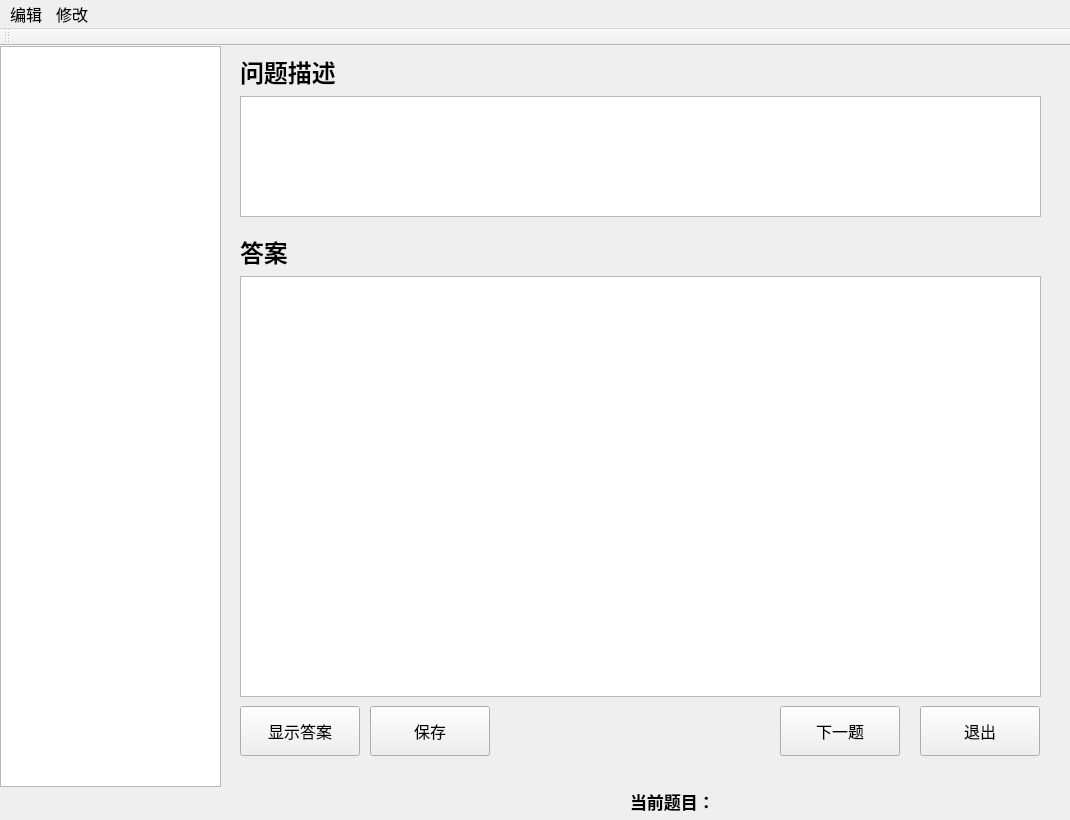
<?xml version="1.0" encoding="UTF-8"?>
<ui version="4.0">
 <class>MainWindow</class>
 <widget class="QMainWindow" name="MainWindow">
  <property name="geometry">
   <rect>
    <x>0</x>
    <y>0</y>
    <width>1070</width>
    <height>820</height>
   </rect>
  </property>
  <property name="windowTitle">
   <string>MainWindow</string>
  </property>
  <widget class="QWidget" name="centralWidget">
   <widget class="QTreeView" name="tView_note">
    <property name="geometry">
     <rect>
      <x>0</x>
      <y>0</y>
      <width>221</width>
      <height>741</height>
     </rect>
    </property>
    <property name="font">
     <font>
      <pointsize>13</pointsize>
      <weight>75</weight>
      <bold>true</bold>
     </font>
    </property>
   </widget>
   <widget class="QLabel" name="label_problem">
    <property name="geometry">
     <rect>
      <x>240</x>
      <y>10</y>
      <width>121</width>
      <height>31</height>
     </rect>
    </property>
    <property name="font">
     <font>
      <pointsize>18</pointsize>
      <weight>75</weight>
      <bold>true</bold>
     </font>
    </property>
    <property name="text">
     <string>问题描述</string>
    </property>
   </widget>
   <widget class="QTextEdit" name="txtProblem">
    <property name="geometry">
     <rect>
      <x>240</x>
      <y>50</y>
      <width>801</width>
      <height>121</height>
     </rect>
    </property>
    <property name="font">
     <font>
      <pointsize>12</pointsize>
     </font>
    </property>
    <property name="html">
     <string>&lt;!DOCTYPE HTML PUBLIC &quot;-//W3C//DTD HTML 4.0//EN&quot; &quot;http://www.w3.org/TR/REC-html40/strict.dtd&quot;&gt;
&lt;html&gt;&lt;head&gt;&lt;meta name=&quot;qrichtext&quot; content=&quot;1&quot; /&gt;&lt;style type=&quot;text/css&quot;&gt;
p, li { white-space: pre-wrap; }
&lt;/style&gt;&lt;/head&gt;&lt;body style=&quot; font-family:'SimSun'; font-size:12pt; font-weight:400; font-style:normal;&quot;&gt;
&lt;p style=&quot;-qt-paragraph-type:empty; margin-top:0px; margin-bottom:0px; margin-left:0px; margin-right:0px; -qt-block-indent:0; text-indent:0px;&quot;&gt;&lt;br /&gt;&lt;/p&gt;&lt;/body&gt;&lt;/html&gt;</string>
    </property>
   </widget>
   <widget class="QLabel" name="label_answer">
    <property name="geometry">
     <rect>
      <x>240</x>
      <y>190</y>
      <width>91</width>
      <height>31</height>
     </rect>
    </property>
    <property name="font">
     <font>
      <pointsize>18</pointsize>
      <weight>75</weight>
      <bold>true</bold>
     </font>
    </property>
    <property name="text">
     <string>答案</string>
    </property>
   </widget>
   <widget class="QTextEdit" name="txtAnswer">
    <property name="geometry">
     <rect>
      <x>240</x>
      <y>230</y>
      <width>801</width>
      <height>421</height>
     </rect>
    </property>
    <property name="font">
     <font>
      <pointsize>12</pointsize>
     </font>
    </property>
   </widget>
   <widget class="QPushButton" name="pButton_show">
    <property name="geometry">
     <rect>
      <x>240</x>
      <y>660</y>
      <width>120</width>
      <height>50</height>
     </rect>
    </property>
    <property name="font">
     <font>
      <pointsize>12</pointsize>
     </font>
    </property>
    <property name="text">
     <string>显示答案</string>
    </property>
   </widget>
   <widget class="QPushButton" name="pButton_next">
    <property name="geometry">
     <rect>
      <x>780</x>
      <y>660</y>
      <width>120</width>
      <height>50</height>
     </rect>
    </property>
    <property name="font">
     <font>
      <pointsize>12</pointsize>
     </font>
    </property>
    <property name="text">
     <string>下一题</string>
    </property>
   </widget>
   <widget class="QPushButton" name="pButton_quit">
    <property name="geometry">
     <rect>
      <x>920</x>
      <y>660</y>
      <width>120</width>
      <height>50</height>
     </rect>
    </property>
    <property name="font">
     <font>
      <pointsize>12</pointsize>
     </font>
    </property>
    <property name="text">
     <string>退出</string>
    </property>
   </widget>
   <widget class="QPushButton" name="pBtn_save">
    <property name="geometry">
     <rect>
      <x>370</x>
      <y>660</y>
      <width>120</width>
      <height>50</height>
     </rect>
    </property>
    <property name="font">
     <font>
      <pointsize>12</pointsize>
     </font>
    </property>
    <property name="text">
     <string>保存</string>
    </property>
   </widget>
   <widget class="QLabel" name="labelStatus">
    <property name="geometry">
     <rect>
      <x>630</x>
      <y>740</y>
      <width>431</width>
      <height>31</height>
     </rect>
    </property>
    <property name="font">
     <font>
      <pointsize>13</pointsize>
      <weight>75</weight>
      <bold>true</bold>
     </font>
    </property>
    <property name="text">
     <string>当前题目：</string>
    </property>
   </widget>
  </widget>
  <widget class="QMenuBar" name="menuBar">
   <property name="geometry">
    <rect>
     <x>0</x>
     <y>0</y>
     <width>1070</width>
     <height>27</height>
    </rect>
   </property>
   <property name="font">
    <font>
     <pointsize>12</pointsize>
    </font>
   </property>
   <widget class="QMenu" name="menu">
    <property name="title">
     <string>编辑</string>
    </property>
    <addaction name="action"/>
    <addaction name="action_2"/>
   </widget>
   <widget class="QMenu" name="menu_2">
    <property name="title">
     <string>修改</string>
    </property>
    <addaction name="separator"/>
    <addaction name="action_4"/>
    <addaction name="action_5"/>
    <addaction name="action_3"/>
   </widget>
   <addaction name="menu"/>
   <addaction name="menu_2"/>
  </widget>
  <widget class="QToolBar" name="mainToolBar">
   <attribute name="toolBarArea">
    <enum>TopToolBarArea</enum>
   </attribute>
   <attribute name="toolBarBreak">
    <bool>false</bool>
   </attribute>
  </widget>
  <action name="action">
   <property name="text">
    <string>新建</string>
   </property>
   <property name="font">
    <font>
     <pointsize>12</pointsize>
    </font>
   </property>
  </action>
  <action name="action_2">
   <property name="text">
    <string>打开</string>
   </property>
   <property name="font">
    <font>
     <pointsize>12</pointsize>
    </font>
   </property>
  </action>
  <action name="actCreateChapter">
   <property name="text">
    <string>创建新章节</string>
   </property>
  </action>
  <action name="action_4">
   <property name="text">
    <string>新章节</string>
   </property>
  </action>
  <action name="action_5">
   <property name="text">
    <string>新问题</string>
   </property>
  </action>
  <action name="action_3">
   <property name="text">
    <string>保存笔记</string>
   </property>
   <property name="shortcut">
    <string>Ctrl+S</string>
   </property>
  </action>
  <action name="actionactionDelete">
   <property name="text">
    <string>actionDelete</string>
   </property>
   <property name="toolTip">
    <string>删除选中项及所有子项</string>
   </property>
   <property name="shortcut">
    <string>Del</string>
   </property>
  </action>
 </widget>
 <layoutdefault spacing="6" margin="11"/>
 <resources/>
 <connections>
  <connection>
   <sender>pButton_quit</sender>
   <signal>clicked()</signal>
   <receiver>MainWindow</receiver>
   <slot>close()</slot>
   <hints>
    <hint type="sourcelabel">
     <x>859</x>
     <y>723</y>
    </hint>
    <hint type="destinationlabel">
     <x>499</x>
     <y>399</y>
    </hint>
   </hints>
  </connection>
 </connections>
</ui>
